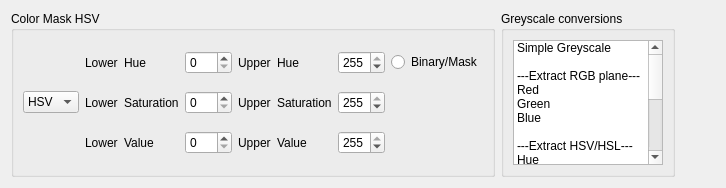
        <widget class="QWidget" name="tabColorOps">
         <attribute name="title">
          <string>Color Ops</string>
         </attribute>
         <layout class="QVBoxLayout" name="verticalLayout_2">
          <item>
           <layout class="QGridLayout" name="gridLayout_2">
            <item row="0" column="7" rowspan="2">
             <widget class="QGroupBox" name="groupBox_2">
              <property name="title">
               <string>Color Mask HSV</string>
              </property>
              <layout class="QGridLayout" name="gridLayout_8">
               <item row="0" column="1">
                <widget class="QLabel" name="lblLH">
                 <property name="text">
                  <string>Lower</string>
                 </property>
                </widget>
               </item>
               <item row="1" column="0">
                <widget class="QComboBox" name="cbColorMask">
                 <item>
                  <property name="text">
                   <string>HSV</string>
                  </property>
                 </item>
                 <item>
                  <property name="text">
                   <string>HSL</string>
                  </property>
                 </item>
                 <item>
                  <property name="text">
                   <string>RGB</string>
                  </property>
                 </item>
                 <item>
                  <property name="text">
                   <string>Lab</string>
                  </property>
                 </item>
                </widget>
               </item>
               <item row="0" column="2">
                <widget class="QLabel" name="lblCmask1_1">
                 <property name="text">
                  <string>Hue</string>
                 </property>
                </widget>
               </item>
               <item row="2" column="4">
                <widget class="QLabel" name="lblUV">
                 <property name="text">
                  <string>Upper</string>
                 </property>
                </widget>
               </item>
               <item row="0" column="7">
                <widget class="QRadioButton" name="rbColorMask">
                 <property name="text">
                  <string>Binary/Mask</string>
                 </property>
                </widget>
               </item>
               <item row="1" column="4">
                <widget class="QLabel" name="lblUS">
                 <property name="text">
                  <string>Upper</string>
                 </property>
                </widget>
               </item>
               <item row="1" column="2">
                <widget class="QLabel" name="lblCmask2_1">
                 <property name="text">
                  <string>Saturation</string>
                 </property>
                </widget>
               </item>
               <item row="1" column="6">
                <widget class="QSpinBox" name="sbUS">
                 <property name="maximum">
                  <number>255</number>
                 </property>
                 <property name="value">
                  <number>255</number>
                 </property>
                </widget>
               </item>
               <item row="2" column="1">
                <widget class="QLabel" name="lblLV">
                 <property name="text">
                  <string>Lower</string>
                 </property>
                </widget>
               </item>
               <item row="2" column="6">
                <widget class="QSpinBox" name="sbUV">
                 <property name="maximum">
                  <number>255</number>
                 </property>
                 <property name="value">
                  <number>255</number>
                 </property>
                </widget>
               </item>
               <item row="1" column="1">
                <widget class="QLabel" name="lblLS">
                 <property name="text">
                  <string>Lower</string>
                 </property>
                </widget>
               </item>
               <item row="2" column="3">
                <widget class="QSpinBox" name="sbLV">
                 <property name="maximum">
                  <number>255</number>
                 </property>
                </widget>
               </item>
               <item row="0" column="6">
                <widget class="QSpinBox" name="sbUH">
                 <property name="maximum">
                  <number>255</number>
                 </property>
                 <property name="value">
                  <number>255</number>
                 </property>
                </widget>
               </item>
               <item row="0" column="3">
                <widget class="QSpinBox" name="sbLH">
                 <property name="maximum">
                  <number>255</number>
                 </property>
                </widget>
               </item>
               <item row="0" column="4">
                <widget class="QLabel" name="lblUH">
                 <property name="text">
                  <string>Upper</string>
                 </property>
                </widget>
               </item>
               <item row="1" column="3">
                <widget class="QSpinBox" name="sbLS">
                 <property name="maximum">
                  <number>255</number>
                 </property>
                </widget>
               </item>
               <item row="2" column="2">
                <widget class="QLabel" name="lblCmask3_1">
                 <property name="text">
                  <string>Value</string>
                 </property>
                </widget>
               </item>
               <item row="0" column="5">
                <widget class="QLabel" name="lblCmask1_2">
                 <property name="text">
                  <string>Hue</string>
                 </property>
                </widget>
               </item>
               <item row="1" column="5">
                <widget class="QLabel" name="lblCmask2_2">
                 <property name="text">
                  <string>Saturation</string>
                 </property>
                </widget>
               </item>
               <item row="2" column="5">
                <widget class="QLabel" name="lblCmask3_2">
                 <property name="text">
                  <string>Value</string>
                 </property>
                </widget>
               </item>
              </layout>
             </widget>
            </item>
            <item row="0" column="10" rowspan="2">
             <spacer name="horizontalSpacer">
              <property name="orientation">
               <enum>Qt::Horizontal</enum>
              </property>
              <property name="sizeHint" stdset="0">
               <size>
                <width>40</width>
                <height>20</height>
               </size>
              </property>
             </spacer>
            </item>
            <item row="0" column="8" rowspan="2">
             <widget class="QGroupBox" name="groupBox">
              <property name="sizePolicy">
               <sizepolicy hsizetype="Preferred" vsizetype="MinimumExpanding">
                <horstretch>0</horstretch>
                <verstretch>0</verstretch>
               </sizepolicy>
              </property>
              <property name="title">
               <string>Greyscale conversions</string>
              </property>
              <layout class="QGridLayout" name="gridLayout_7">
               <item row="0" column="2">
                <widget class="QListWidget" name="listGreyscale">
                 <property name="sizePolicy">
                  <sizepolicy hsizetype="Preferred" vsizetype="Expanding">
                   <horstretch>0</horstretch>
                   <verstretch>0</verstretch>
                  </sizepolicy>
                 </property>
                 <property name="maximumSize">
                  <size>
                   <width>150</width>
                   <height>125</height>
                  </size>
                 </property>
                 <property name="frameShape">
                  <enum>QFrame::StyledPanel</enum>
                 </property>
                 <item>
                  <property name="text">
                   <string>Simple Greyscale</string>
                  </property>
                 </item>
                 <item>
                  <property name="text">
                   <string/>
                  </property>
                  <property name="flags">
                   <set>NoItemFlags</set>
                  </property>
                 </item>
                 <item>
                  <property name="text">
                   <string>---Extract RGB plane---</string>
                  </property>
                  <property name="font">
                   <font>
                    <kerning>true</kerning>
                   </font>
                  </property>
                  <property name="flags">
                   <set>NoItemFlags</set>
                  </property>
                 </item>
                 <item>
                  <property name="text">
                   <string>Red</string>
                  </property>
                 </item>
                 <item>
                  <property name="text">
                   <string>Green</string>
                  </property>
                 </item>
                 <item>
                  <property name="text">
                   <string>Blue</string>
                  </property>
                 </item>
                 <item>
                  <property name="text">
                   <string/>
                  </property>
                  <property name="flags">
                   <set>NoItemFlags</set>
                  </property>
                 </item>
                 <item>
                  <property name="text">
                   <string>---Extract HSV/HSL---</string>
                  </property>
                  <property name="flags">
                   <set>NoItemFlags</set>
                  </property>
                 </item>
                 <item>
                  <property name="text">
                   <string>Hue</string>
                  </property>
                 </item>
                 <item>
                  <property name="text">
                   <string>Saturation</string>
                  </property>
                 </item>
                 <item>
                  <property name="text">
                   <string>Value</string>
                  </property>
                 </item>
                 <item>
                  <property name="text">
                   <string>Lightness</string>
                  </property>
                 </item>
                 <item>
                  <property name="text">
                   <string/>
                  </property>
                  <property name="flags">
                   <set>NoItemFlags</set>
                  </property>
                 </item>
                 <item>
                  <property name="text">
                   <string>---Extract CIELAB---</string>
                  </property>
                  <property name="flags">
                   <set>NoItemFlags</set>
                  </property>
                 </item>
                 <item>
                  <property name="text">
                   <string>L*</string>
                  </property>
                 </item>
                 <item>
                  <property name="text">
                   <string>a*</string>
                  </property>
                 </item>
                 <item>
                  <property name="text">
                   <string>b*</string>
                  </property>
                 </item>
                </widget>
               </item>
              </layout>
             </widget>
            </item>
           </layout>
          </item>
         </layout>
        </widget>
